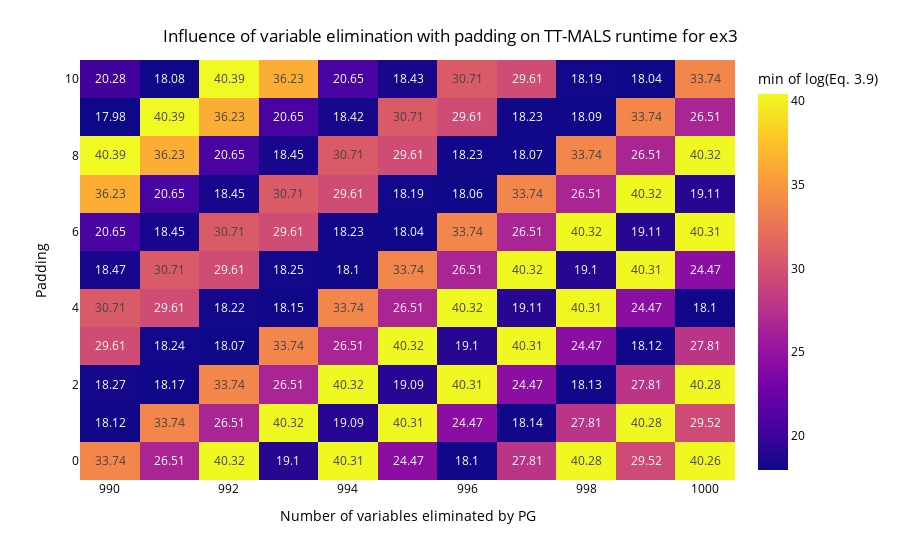

The notebook cell saved with this chart:
### Code cell
matrix_name = "ex3"
pg_from = 990
fig = px.density_heatmap(pg_padding_tile_agg_df[(pg_padding_tile_agg_df["matrix_name"] == matrix_name) & (pg_padding_tile_agg_df["partial_gauss"] >= pg_from) & (pg_padding_tile_agg_df["partial_gauss"] <= pg_from+10)], x="partial_gauss", y="padding", z='log_obj_func',  histfunc="min",
                         nbinsx=11, nbinsy=11, text_auto=True,
                         # symbol="log_obj_func",
                 # color_discrete_sequence=colors, 
                 # trendline="ols", trendline_scope="overall", trendline_color_override="lime", trendline_options=dict(log_y=True),
                 # symbol="matrix_name", color_discrete_map=matrix_color_map,
              labels={
                     "padding": "Padding",
                     "partial_gauss": "Number of variables eliminated by PG",
                  "log_obj_func": "log(Eq. 3.9)",
                  "num_possible_tiles": "Number of possible<br>tile size choices"
                 }
              )
fig.update_layout(
    title={
        'text': "Influence of variable elimination with padding on TT-MALS runtime for {}".format(matrix_name),
        'x':0.5,
        'xanchor': 'center',
        'yanchor': 'top'
    },
    plot_bgcolor='white',   # Plot area background color
    paper_bgcolor='white',  # Entire figure background color
    font=dict(color='black'), # Font color
    # yaxis_title=r'$\log(I^6 + rI^3 + r^2I^2)$'
)
fig.show()
fig.write_image("plots/{}_pg_from{}_padding_heatmap_log_obj_func.pdf".format(matrix_name, pg_from))

### Figure 1 — Plotly figure (JSON) as saved in the notebook; plotly's stock layout.template omitted (floating-point values rounded to 4 significant figures)
{"data": [{"coloraxis": "coloraxis", "histfunc": "min", "hovertemplate": "Number of variables eliminated by PG=%{x}<br>Padding=%{y}<br>min of log(Eq. 3.9)=%{z}<extra></extra>", "name": "", "nbinsx": 11, "nbinsy": 11, "texttemplate": "%{z}", "x": [990.0, 991.0, 992.0, 993.0, 994.0, 995.0, 996.0, 997.0, 998.0, 999.0, 1000.0, 990.0, 991.0, 992.0, 993.0, 994.0, 995.0, 996.0, 997.0, 998.0, 999.0, 1000.0, 990.0, 991.0, 992.0, 993.0, 994.0, 995.0, 996.0, 997.0, 998.0, 999.0, 1000.0, 990.0, 991.0, 992.0, 993.0, 994.0, 995.0, 996.0, 997.0, 998.0, 999.0, 1000.0, 990.0, 991.0, 992.0, 993.0, 994.0, 995.0, 996.0, 997.0, 998.0, 999.0, 1000.0, 990.0, 991.0, 992.0, 993.0, 994.0, 995.0, 996.0, 997.0, 998.0, 999.0, 1000.0, 990.0, 991.0, 992.0, 993.0, 994.0, 995.0, 996.0, 997.0, 998.0, 999.0, 1000.0, 990.0, 991.0, 992.0, 993.0, 994.0, 995.0, 996.0, 997.0, 998.0, 999.0, 1000.0, 990.0, 991.0, 992.0, 993.0, 994.0, 995.0, 996.0, 997.0, 998.0, 999.0, 1000.0, 990.0, 991.0, 992.0, 993.0, 994.0, 995.0, 996.0, 997.0, 998.0, 999.0, 1000.0, 990.0, 991.0, 992.0, 993.0, 994.0, 995.0, 996.0, 997.0, 998.0, 999.0, 1000.0], "xaxis": "x", "xbingroup": "x", "y": [0, 0, 0, 0, 0, 0, 0, 0, 0, 0, 0, 1, 1, 1, 1, 1, 1, 1, 1, 1, 1, 1, 2, 2, 2, 2, 2, 2, 2, 2, 2, 2, 2, 3, 3, 3, 3, 3, 3, 3, 3, 3, 3, 3, 4, 4, 4, 4, 4, 4, 4, 4, 4, 4, 4, 5, 5, 5, 5, 5, 5, 5, 5, 5, 5, 5, 6, 6, 6, 6, 6, 6, 6, 6, 6, 6, 6, 7, 7, 7, 7, 7, 7, 7, 7, 7, 7, 7, 8, 8, 8, 8, 8, 8, 8, 8, 8, 8, 8, 9, 9, 9, 9, 9, 9, 9, 9, 9, 9, 9, 10, 10, 10, 10, 10, 10, 10, 10, 10, 10, 10], "yaxis": "y", "ybingroup": "y", "z": [33.74, 26.51, 40.32, 19.1, 40.31, 24.47, 18.1, 27.81, 40.28, 29.52, 40.26, 18.12, 33.74, 26.51, 40.32, 19.09, 40.31, 24.47, 18.14, 27.81, 40.28, 29.52, 18.27, 18.17, 33.74, 26.51, 40.32, 19.09, 40.31, 24.47, 18.13, 27.81, 40.28, 29.61, 18.24, 18.07, 33.74, 26.51, 40.32, 19.1, 40.31, 24.47, 18.12, 27.81, 30.71, 29.61, 18.22, 18.15, 33.74, 26.51, 40.32, 19.11, 40.31, 24.47, 18.1, 18.47, 30.71, 29.61, 18.25, 18.1, 33.74, 26.51, 40.32, 19.1, 40.31, 24.47, 20.65, 18.45, 30.71, 29.61, 18.23, 18.04, 33.74, 26.51, 40.32, 19.11, 40.31, 36.23, 20.65, 18.45, 30.71, 29.61, 18.19, 18.06, 33.74, 26.51, 40.32, 19.11, 40.39, 36.23, 20.65, 18.45, 30.71, 29.61, 18.23, 18.07, 33.74, 26.51, 40.32, 17.98, 40.39, 36.23, 20.65, 18.42, 30.71, 29.61, 18.23, 18.09, 33.74, 26.51, 20.28, 18.08, 40.39, 36.23, 20.65, 18.43, 30.71, 29.61, 18.19, 18.04, 33.74], "type": "histogram2d"}], "layout": {"xaxis": {"anchor": "y", "domain": [0.0, 1.0], "title": {"text": "Number of variables eliminated by PG"}}, "yaxis": {"anchor": "x", "domain": [0.0, 1.0], "title": {"text": "Padding"}}, "coloraxis": {"colorbar": {"title": {"text": "min of log(Eq. 3.9)"}}, "colorscale": [[0.0, "#0d0887"], [0.1111, "#46039f"], [0.2222, "#7201a8"], [0.3333, "#9c179e"], [0.4444, "#bd3786"], [0.5556, "#d8576b"], [0.6667, "#ed7953"], [0.7778, "#fb9f3a"], [0.8889, "#fdca26"], [1.0, "#f0f921"]]}, "legend": {"tracegroupgap": 0}, "margin": {"t": 60}, "title": {"text": "Influence of variable elimination with padding on TT-MALS runtime for ex3", "x": 0.5, "xanchor": "center", "yanchor": "top"}, "font": {"color": "black"}, "plot_bgcolor": "white", "paper_bgcolor": "white"}}
